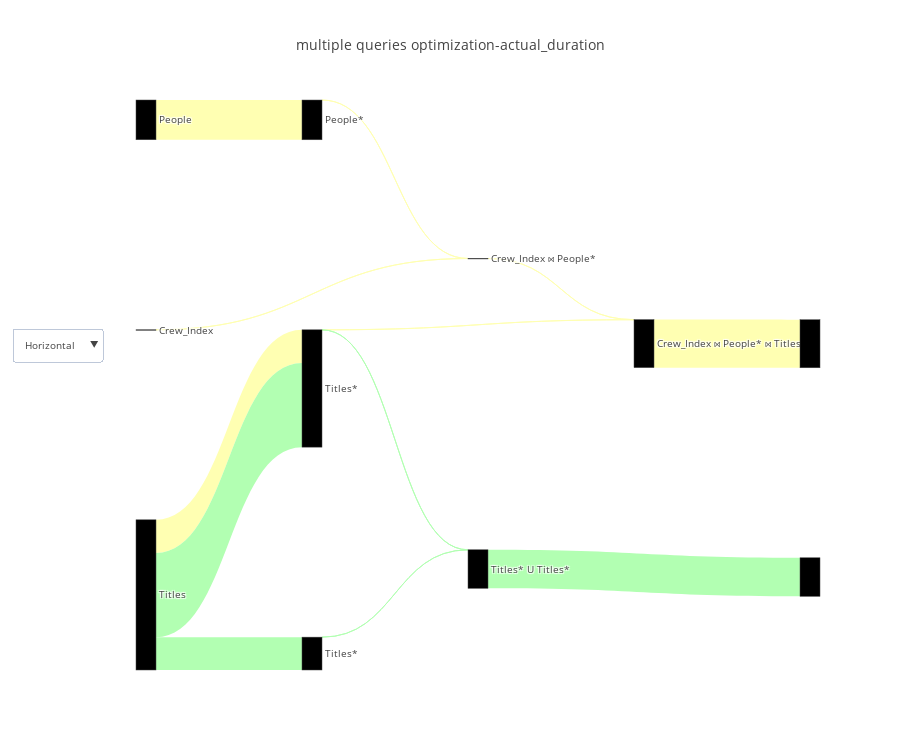

Notebook code cell kept with this figure:
### Code cell
flow_df = query_renderer.get_flow_df(queries, con_str=con_str)
query_renderer.vizualize(flow_df, metrics=["actual_duration"], title="multiple queries optimization",open_=False)
flow_df[["source","target", "label", "actual_duration", "actual_rows"]]

### Figure 1 — Plotly figure (JSON) as saved in the notebook; plotly's stock layout.template omitted (floating-point values rounded to 4 significant figures)
{"data": [{"link": {"color": ["#b2ffb2", "#b2ffb2", "#ffffb2", "#ffffb2", "#ffffb2", "#ffffb2", "#ffffb2", "#b2ffb2", "#b2ffb2", "#ffffb2", "#b2ffb2", "#ffffb2"], "label": ["\nDescription: Filter relation to hold only relevant records.Filter condition: (titles_1.genres = 'Action'::text)", "\nDescription: Used in a UNION to merge multiple record sets by appending them together.", "\nDescription: Finds relevant records based on an Index. Index Scans perform 2 read operations: one to read the index and another to read the actual value from the table.", "\nDescription: Finds relevant records by sequentially scanning the input record set. When reading from a table, Seq Scans (unlike Index Scans) perform a single read operation (only the table is read).", "\nDescription: Filter relation to hold only relevant records.Filter condition: (people.name = ANY ('{\"Owen Wilson\",\"Adam Sandler\",\"Jason Segel\"}'::text[]))", "\nDescription: Merges two record sets by looping through every record in the first set and trying to find a match in the second set. All matching records are returned.Inner Join", "\nDescription: Finds relevant records by sequentially scanning the input record set. When reading from a table, Seq Scans (unlike Index Scans) perform a single read operation (only the table is read).", "\nDescription: Finds relevant records by sequentially scanning the input record set. When reading from a table, Seq Scans (unlike Index Scans) perform a single read operation (only the table is read).", "\nDescription: Finds relevant records by sequentially scanning the input record set. When reading from a table, Seq Scans (unlike Index Scans) perform a single read operation (only the table is read).", "\nDescription: Filter relation to hold only relevant records.Filter condition: (titles.genres = 'Comedy'::text)", "\nDescription: Filter relation to hold only relevant records.Filter condition: (titles.genres = 'Comedy'::text)", "\nDescription: Joins to record sets by hashing one of them (using a Hash Scan).Inner Join with ( t i t l e s . t i t l e _ i d   =   c r e w . t i t l e _ i d )"], "source": [0, 1, 2, 3, 4, 5, 6, 6, 6, 7, 7, 8], "target": [1, 10, 5, 4, 5, 8, 7, 7, 0, 8, 1, 9], "value": [1, 839, 1, 865, 1, 2, 722, 1831, 715, 1, 1, 1045]}, "node": {"color": ["black", "black", "black", "black", "black", "black", "black", "black", "black", "black", "black", "black"], "label": ["Titles*", "Titles* U Titles*", "Crew_Index", "People", "People*", "Crew_Index ⋈ People*", "Titles", "Titles*", "Crew_Index ⋈ People* ⋈ Titles*"], "pad": 200}, "orientation": "h", "type": "sankey", "valueformat": ",", "valuesuffix": [" Seconds", " Seconds", " Seconds", " Seconds", " Seconds", " Seconds", " Seconds", " Seconds", " Seconds", " Seconds", " Seconds", " Seconds"]}], "layout": {"font": {"size": 10}, "height": 750, "title": "multiple queries optimization-actual_duration", "updatemenus": [{"buttons": [{"args": ["orientation", "h"], "label": "Horizontal", "method": "restyle"}, {"args": ["orientation", "v"], "label": "Vertical", "method": "restyle"}], "y": 0.6}]}}
